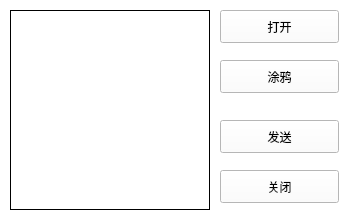
<?xml version="1.0" encoding="UTF-8"?>
<ui version="4.0">
 <class>ShowFigWidget</class>
 <widget class="QWidget" name="ShowFigWidget">
  <property name="geometry">
   <rect>
    <x>0</x>
    <y>0</y>
    <width>350</width>
    <height>220</height>
   </rect>
  </property>
  <property name="windowTitle">
   <string>Form</string>
  </property>
  <property name="styleSheet">
   <string notr="true">background-color: rgb(255, 255, 255);</string>
  </property>
  <widget class="QLabel" name="label">
   <property name="geometry">
    <rect>
     <x>10</x>
     <y>10</y>
     <width>200</width>
     <height>200</height>
    </rect>
   </property>
   <property name="styleSheet">
    <string notr="true">QLabel{
     border-width: 1px;
     border-style: solid;
     border-color: rgb(0, 0, 0);
}</string>
   </property>
   <property name="text">
    <string/>
   </property>
  </widget>
  <widget class="QPushButton" name="pushButton_open">
   <property name="geometry">
    <rect>
     <x>220</x>
     <y>10</y>
     <width>119</width>
     <height>33</height>
    </rect>
   </property>
   <property name="text">
    <string>打开</string>
   </property>
  </widget>
  <widget class="QPushButton" name="pushButton_draw">
   <property name="geometry">
    <rect>
     <x>220</x>
     <y>60</y>
     <width>119</width>
     <height>33</height>
    </rect>
   </property>
   <property name="text">
    <string>涂鸦</string>
   </property>
  </widget>
  <widget class="QPushButton" name="pushButton_send">
   <property name="geometry">
    <rect>
     <x>220</x>
     <y>120</y>
     <width>119</width>
     <height>33</height>
    </rect>
   </property>
   <property name="text">
    <string>发送</string>
   </property>
  </widget>
  <widget class="QPushButton" name="pushButton_close">
   <property name="geometry">
    <rect>
     <x>220</x>
     <y>170</y>
     <width>119</width>
     <height>33</height>
    </rect>
   </property>
   <property name="text">
    <string>关闭</string>
   </property>
  </widget>
 </widget>
 <resources/>
 <connections/>
</ui>
